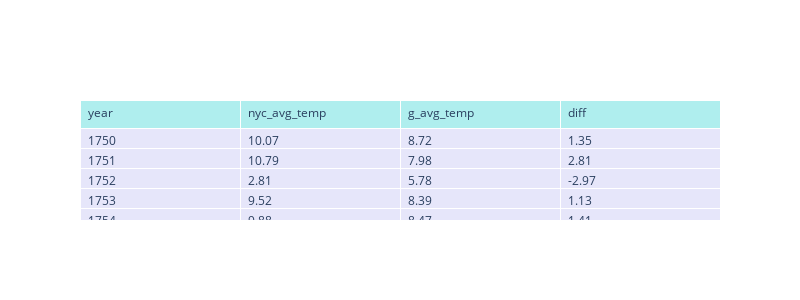

Source (notebook cell):
### Code cell
#New York City vs Global Average Temperature dataframe first 5 rows
#glob_vs_city_avg_temp.head(5)

df3 = glob_vs_city_avg_temp.head(5)
fig3 =  go.Figure(data=[go.Table(
    header=dict(values=list(df3.columns),
                fill_color='paleturquoise',
                align='left'),
    cells=dict(values=[df3.year, df3.nyc_avg_temp, df3.g_avg_temp, df3['diff']],
               fill_color='lavender',
               align='left'))
])
fig3.update_layout(width=800, height=300)
fig.write_image("images/table_NYC_vs_glob_avg_temp.png")
fig3.show()

### Figure 1 — Plotly figure (JSON) as saved in the notebook; plotly's stock layout.template omitted (floating-point values rounded to 4 significant figures)
{"data": [{"cells": {"align": "left", "fill": {"color": "lavender"}, "values": [[1750, 1751, 1752, 1753, 1754], [10.07, 10.79, 2.81, 9.52, 9.88], [8.72, 7.98, 5.78, 8.39, 8.47], [1.35, 2.81, -2.97, 1.13, 1.41]]}, "header": {"align": "left", "fill": {"color": "paleturquoise"}, "values": ["year", "nyc_avg_temp", "g_avg_temp", "diff"]}, "type": "table"}], "layout": {"height": 300, "width": 800}}
